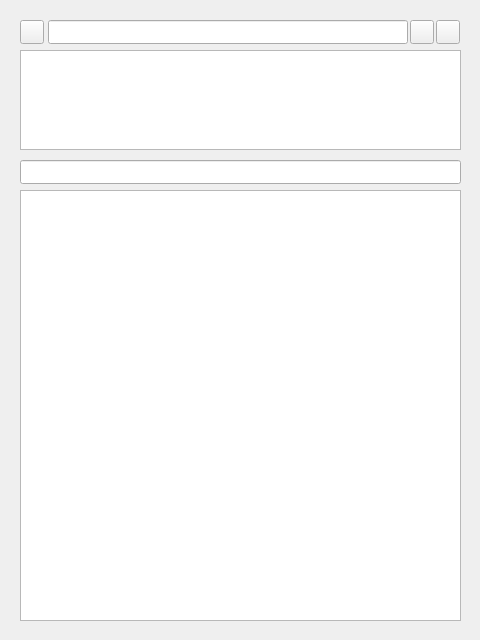
<?xml version="1.0" encoding="UTF-8"?>
<ui version="4.0">
 <class>Widget</class>
 <widget class="QWidget" name="Widget">
  <property name="geometry">
   <rect>
    <x>0</x>
    <y>0</y>
    <width>480</width>
    <height>640</height>
   </rect>
  </property>
  <property name="windowTitle">
   <string>Widget</string>
  </property>
  <widget class="QLineEdit" name="lineEdit">
   <property name="geometry">
    <rect>
     <x>48</x>
     <y>20</y>
     <width>360</width>
     <height>24</height>
    </rect>
   </property>
  </widget>
  <widget class="QListWidget" name="listWidget">
   <property name="geometry">
    <rect>
     <x>20</x>
     <y>50</y>
     <width>441</width>
     <height>100</height>
    </rect>
   </property>
   <property name="flow">
    <enum>QListView::TopToBottom</enum>
   </property>
   <property name="viewMode">
    <enum>QListView::IconMode</enum>
   </property>
  </widget>
  <widget class="QPushButton" name="btnFolderToParent">
   <property name="geometry">
    <rect>
     <x>20</x>
     <y>20</y>
     <width>24</width>
     <height>24</height>
    </rect>
   </property>
   <property name="text">
    <string/>
   </property>
  </widget>
  <widget class="QPushButton" name="btnEnterKey">
   <property name="geometry">
    <rect>
     <x>410</x>
     <y>20</y>
     <width>24</width>
     <height>24</height>
    </rect>
   </property>
   <property name="text">
    <string/>
   </property>
  </widget>
  <widget class="QPushButton" name="btnFolderDialog">
   <property name="geometry">
    <rect>
     <x>436</x>
     <y>20</y>
     <width>24</width>
     <height>24</height>
    </rect>
   </property>
   <property name="text">
    <string/>
   </property>
  </widget>
  <widget class="QLineEdit" name="lineEdit_2">
   <property name="geometry">
    <rect>
     <x>20</x>
     <y>160</y>
     <width>441</width>
     <height>24</height>
    </rect>
   </property>
  </widget>
  <widget class="QGraphicsView" name="graphicsView">
   <property name="geometry">
    <rect>
     <x>20</x>
     <y>190</y>
     <width>441</width>
     <height>431</height>
    </rect>
   </property>
  </widget>
 </widget>
 <layoutdefault spacing="6" margin="11"/>
 <resources/>
 <connections/>
</ui>
